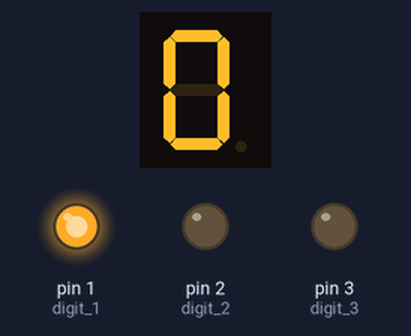
The sketch below on a simulated Arduino Uno, built with avr-gcc and run on an emulated ATmega328P. On the bench: 1-digit seven-segment display, output pins drawn as LEDs (lit = HIGH). Wiring (inferred from the names in the program): 1-digit 7-segment display, segments lit when HIGH: segments pin 6, pin 7, pin 8, pin 9, pin 10, pin 11, pin 12, pin 13. The segment pins are drawn as the display they are named for; pins used as bus, display or sensor lines are not drawn.

Above: at 0.1 s.
At 1.6 s:
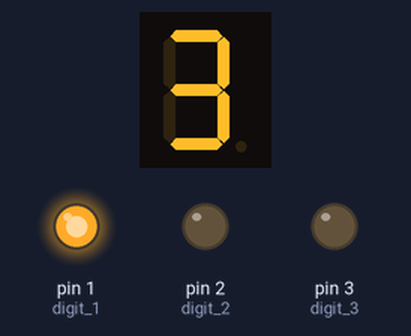
At 3.6 s:
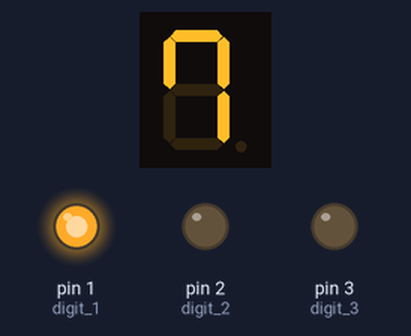
At 7.1 s:
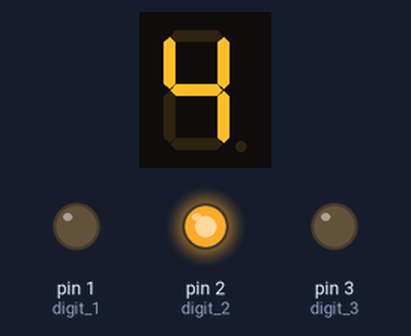
At 10.6 s:
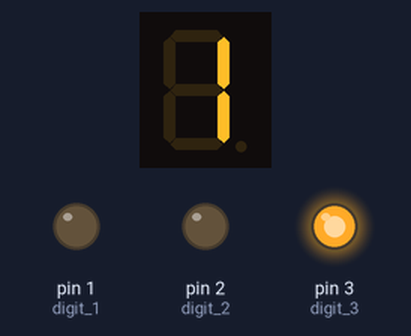
At 14.6 s:
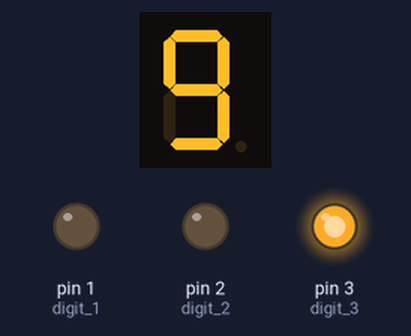
Timing chart, 0 to 36.5 s (numbered marks = the images above):
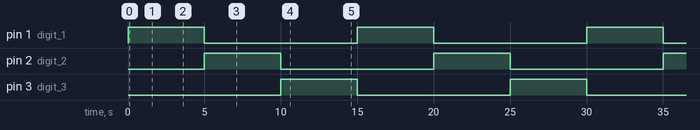

Measured:
- by itself, pin 1 (digit_1), pin 2 (digit_2), pin 3 (digit_3): alternates HIGH for 5.0 s and LOW for 10.0 s
- by itself, everything shown: repeats every 15.0 s, in 33 steps
- what the display in image 1 shows lasts 0.5 s, from 1.5 s to 2.0 s

The sketch:

D_8_v_4_0_C_3_v_2.ino
```cpp
/*
  File: D_8_v_4_0_C_3_v_2
  Behavior: 7-seg LED
  Ports used:

  Date: 2013/05/04 12:08:42

*/

/* Segment: a,b,c  */
const int LED_a =  6;    // Port 13 => Output (Connect the anode of the LED to this port)
const int LED_b =  7;    // Port 13 => Output (Connect the anode of the LED to this port)
const int LED_c =  8;    // Port 13 => Output (Connect the anode of the LED to this port)

const int LED_d =  9;    // Port 13 => Output (Connect the anode of the LED to this port)
const int LED_e =  10;    // Port 13 => Output (Connect the anode of the LED to this port)
const int LED_f =  11;    // Port 13 => Output (Connect the anode of the LED to this port)

const int LED_g  =  12;    // Port 13 => Output (Connect the anode of the LED to this port)
const int LED_dp =  13;    // Port 13 => Output (Connect the anode of the LED to this port)

const int digit_1 =  1;    // Port 13 => Output (Connect the anode of the LED to this port)
const int digit_2 =  2;    // Port 13 => Output (Connect the anode of the LED to this port)
const int digit_3 =  3;    // Port 13 => Output (Connect the anode of the LED to this port)
const int unit_num[3] = {1, 2, 3};

int          digit_num = 0;

const int delayTime = 1;

int flag          = 1;

int theNumber      = 401;

int d1;  // Unit digit
int d2;  // Tens digit
int d3;  // Hundreds digit

const int digits[] = {
  0b00111111, // 0
  0b00000110, // 1
  0b01011011, // 2
  0b01001111, // 3
  0b01100110, // 4
  0b01101101, // 5
  0b01111101, // 6
  0b00100111, // 7
  0b01111111, // 8
  0b01101111, // 9
};
void setup()
{
	pinMode(LED_a, OUTPUT);
	pinMode(LED_b, OUTPUT);
	pinMode(LED_c, OUTPUT);

	pinMode(LED_d, OUTPUT);
	pinMode(LED_e, OUTPUT);
	pinMode(LED_f, OUTPUT);

	pinMode(LED_g, OUTPUT);
	pinMode(LED_dp, OUTPUT);

	pinMode(digit_1, OUTPUT);
	pinMode(digit_2, OUTPUT);
	pinMode(digit_3, OUTPUT);

        // Convert the number into 3 digits
        convertNumber2Digits(theNumber);
    //pinMode(LED, OUTPUT);

}

void loop()
{
		digitalWrite(unit_num[digit_num], HIGH);
		display_number(0);
  		delay(500);
		display_number(1);
		delay(500);
		display_number(2);
		delay(500);
		display_number(3);
		delay(500);
		display_number(4);
		delay(500);
		display_number(5);
		delay(500);
		display_number(6);
		delay(500);
		display_number(7);
		delay(500);
		display_number(8);
		delay(500);
		display_number(9);
		delay(500);
		delay(delayTime);

                // Change the digit
		digitalWrite(unit_num[digit_num], LOW);

                if (digit_num >= 2) {

                    digit_num = 0;

                } else {

                    digit_num += 1;

                }

}

void convertNumber2Digits(int number)
{
      d3 = number / 100;
      d2 = (number - d3 * 100) / 10;
      d1 = number - (d3 * 100 + d2 * 10);

}//void convertNumber2Digits(int number)

void display_number (int n) {
  // digits[n]の各ビットを調べて対応するセグメントを点灯・消灯する
  digitalWrite(LED_a, digits[n] & 0b00000001 ? HIGH : LOW);
  digitalWrite(LED_b, digits[n] & 0b00000010 ? HIGH : LOW);
  digitalWrite(LED_c, digits[n] & 0b00000100 ? HIGH : LOW);
  digitalWrite(LED_d, digits[n] & 0b00001000 ? HIGH : LOW);
  digitalWrite(LED_e, digits[n] & 0b00010000 ? HIGH : LOW);
  digitalWrite(LED_f, digits[n] & 0b00100000 ? HIGH : LOW);
  digitalWrite(LED_g, digits[n] & 0b01000000 ? HIGH : LOW);
}
```
